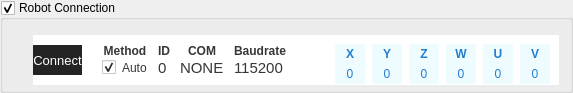
     <widget class="QGroupBox" name="groupRobotConnection">
      <property name="maximumSize">
       <size>
        <width>16777215</width>
        <height>80</height>
       </size>
      </property>
      <property name="title">
       <string>Robot Connection</string>
      </property>
      <property name="checkable">
       <bool>true</bool>
      </property>
      <layout class="QHBoxLayout" name="horizontalLayout_14">
       <property name="spacing">
        <number>0</number>
       </property>
       <property name="leftMargin">
        <number>30</number>
       </property>
       <property name="topMargin">
        <number>15</number>
       </property>
       <property name="bottomMargin">
        <number>5</number>
       </property>
       <item>
        <widget class="QFrame" name="frameRobotConnection">
         <property name="maximumSize">
          <size>
           <width>16777215</width>
           <height>50</height>
          </size>
         </property>
         <property name="font">
          <font>
           <weight>50</weight>
           <italic>false</italic>
           <bold>false</bold>
           <kerning>true</kerning>
          </font>
         </property>
         <property name="styleSheet">
          <string notr="true">background-color: rgb(255, 255, 255);
color: rgb(54, 54, 54);
border: none;</string>
         </property>
         <property name="frameShape">
          <enum>QFrame::StyledPanel</enum>
         </property>
         <property name="frameShadow">
          <enum>QFrame::Raised</enum>
         </property>
         <layout class="QHBoxLayout" name="horizontalLayout_13">
          <property name="spacing">
           <number>0</number>
          </property>
          <property name="leftMargin">
           <number>0</number>
          </property>
          <property name="topMargin">
           <number>0</number>
          </property>
          <property name="rightMargin">
           <number>0</number>
          </property>
          <property name="bottomMargin">
           <number>0</number>
          </property>
          <item>
           <layout class="QVBoxLayout" name="verticalLayout_12">
            <item>
             <widget class="QPushButton" name="pbConnect">
              <property name="minimumSize">
               <size>
                <width>0</width>
                <height>30</height>
               </size>
              </property>
              <property name="font">
               <font>
                <pointsize>10</pointsize>
                <weight>50</weight>
                <bold>false</bold>
               </font>
              </property>
              <property name="styleSheet">
               <string notr="true">QPushButton
{
	background-color: rgb(36, 36, 36);
	color: rgb(255, 255, 255);
	border: none;
}
QPushButton:hover
{
	
	background-color: rgb(129, 129, 129);
}
QPushButton:pressed
{
	background-color: rgb(41, 155, 255);
}
</string>
              </property>
              <property name="text">
               <string>Connect</string>
              </property>
              <property name="icon">
               <iconset>
                <normaloff>C:/Users/Admin/.designer/backup/icon/disconnected.png</normaloff>
                <normalon>C:/Users/Admin/.designer/backup/icon/connected.png</normalon>C:/Users/Admin/.designer/backup/icon/disconnected.png</iconset>
              </property>
              <property name="iconSize">
               <size>
                <width>30</width>
                <height>20</height>
               </size>
              </property>
             </widget>
            </item>
           </layout>
          </item>
          <item>
           <layout class="QVBoxLayout" name="verticalLayout_11"/>
          </item>
          <item>
           <widget class="QFrame" name="fConnectionInfo">
            <property name="styleSheet">
             <string notr="true"/>
            </property>
            <layout class="QGridLayout" name="gridLayout_17">
             <property name="leftMargin">
              <number>20</number>
             </property>
             <property name="horizontalSpacing">
              <number>10</number>
             </property>
             <property name="verticalSpacing">
              <number>2</number>
             </property>
             <item row="0" column="1">
              <widget class="QLabel" name="label_6">
               <property name="font">
                <font>
                 <weight>75</weight>
                 <bold>true</bold>
                </font>
               </property>
               <property name="text">
                <string>ID</string>
               </property>
               <property name="alignment">
                <set>Qt::AlignCenter</set>
               </property>
              </widget>
             </item>
             <item row="0" column="0">
              <widget class="QLabel" name="label_64">
               <property name="font">
                <font>
                 <weight>75</weight>
                 <bold>true</bold>
                </font>
               </property>
               <property name="text">
                <string>Method</string>
               </property>
               <property name="alignment">
                <set>Qt::AlignCenter</set>
               </property>
              </widget>
             </item>
             <item row="0" column="3">
              <widget class="QLabel" name="label_65">
               <property name="font">
                <font>
                 <weight>75</weight>
                 <bold>true</bold>
                </font>
               </property>
               <property name="text">
                <string>Baudrate</string>
               </property>
               <property name="alignment">
                <set>Qt::AlignCenter</set>
               </property>
              </widget>
             </item>
             <item row="0" column="2">
              <widget class="QLabel" name="label_10">
               <property name="font">
                <font>
                 <weight>75</weight>
                 <bold>true</bold>
                </font>
               </property>
               <property name="text">
                <string>COM</string>
               </property>
               <property name="alignment">
                <set>Qt::AlignCenter</set>
               </property>
              </widget>
             </item>
             <item row="2" column="3">
              <widget class="QLabel" name="lbBaudrate">
               <property name="font">
                <font>
                 <pointsize>11</pointsize>
                </font>
               </property>
               <property name="styleSheet">
                <string notr="true"/>
               </property>
               <property name="text">
                <string>115200</string>
               </property>
              </widget>
             </item>
             <item row="2" column="2">
              <widget class="QLabel" name="lbComName">
               <property name="font">
                <font>
                 <pointsize>11</pointsize>
                </font>
               </property>
               <property name="styleSheet">
                <string notr="true"/>
               </property>
               <property name="text">
                <string>NONE</string>
               </property>
              </widget>
             </item>
             <item row="2" column="0">
              <widget class="QCheckBox" name="cbAutoConnect">
               <property name="styleSheet">
                <string notr="true"/>
               </property>
               <property name="text">
                <string>Auto</string>
               </property>
               <property name="checked">
                <bool>true</bool>
               </property>
              </widget>
             </item>
             <item row="2" column="1">
              <widget class="QLabel" name="lbID">
               <property name="font">
                <font>
                 <pointsize>11</pointsize>
                </font>
               </property>
               <property name="styleSheet">
                <string notr="true"/>
               </property>
               <property name="text">
                <string>0</string>
               </property>
              </widget>
             </item>
            </layout>
           </widget>
          </item>
          <item>
           <spacer name="horizontalSpacer_4">
            <property name="orientation">
             <enum>Qt::Horizontal</enum>
            </property>
            <property name="sizeHint" stdset="0">
             <size>
              <width>40</width>
              <height>20</height>
             </size>
            </property>
           </spacer>
          </item>
          <item>
           <widget class="QFrame" name="fRobotPosition">
            <property name="minimumSize">
             <size>
              <width>0</width>
              <height>0</height>
             </size>
            </property>
            <property name="styleSheet">
             <string notr="true">QLabel
{	
	background-color: rgb(239, 252, 255);
	color: rgb(33, 125, 206)
}</string>
            </property>
            <layout class="QGridLayout" name="gridLayout_19">
             <property name="leftMargin">
              <number>0</number>
             </property>
             <property name="spacing">
              <number>7</number>
             </property>
             <item row="0" column="4">
              <widget class="QLabel" name="label_92">
               <property name="minimumSize">
                <size>
                 <width>0</width>
                 <height>20</height>
                </size>
               </property>
               <property name="font">
                <font>
                 <weight>75</weight>
                 <bold>true</bold>
                </font>
               </property>
               <property name="text">
                <string>U</string>
               </property>
               <property name="alignment">
                <set>Qt::AlignCenter</set>
               </property>
              </widget>
             </item>
             <item row="0" column="0">
              <widget class="QLabel" name="label_84">
               <property name="minimumSize">
                <size>
                 <width>0</width>
                 <height>20</height>
                </size>
               </property>
               <property name="font">
                <font>
                 <weight>75</weight>
                 <bold>true</bold>
                </font>
               </property>
               <property name="text">
                <string>X</string>
               </property>
               <property name="alignment">
                <set>Qt::AlignCenter</set>
               </property>
              </widget>
             </item>
             <item row="0" column="3">
              <widget class="QLabel" name="label_90">
               <property name="minimumSize">
                <size>
                 <width>0</width>
                 <height>20</height>
                </size>
               </property>
               <property name="font">
                <font>
                 <weight>75</weight>
                 <bold>true</bold>
                </font>
               </property>
               <property name="text">
                <string>W</string>
               </property>
               <property name="alignment">
                <set>Qt::AlignCenter</set>
               </property>
              </widget>
             </item>
             <item row="0" column="5">
              <widget class="QLabel" name="label_94">
               <property name="minimumSize">
                <size>
                 <width>0</width>
                 <height>20</height>
                </size>
               </property>
               <property name="font">
                <font>
                 <weight>75</weight>
                 <bold>true</bold>
                </font>
               </property>
               <property name="text">
                <string>V</string>
               </property>
               <property name="alignment">
                <set>Qt::AlignCenter</set>
               </property>
              </widget>
             </item>
             <item row="0" column="2">
              <widget class="QLabel" name="label_88">
               <property name="minimumSize">
                <size>
                 <width>0</width>
                 <height>20</height>
                </size>
               </property>
               <property name="font">
                <font>
                 <weight>75</weight>
                 <bold>true</bold>
                </font>
               </property>
               <property name="text">
                <string>Z</string>
               </property>
               <property name="alignment">
                <set>Qt::AlignCenter</set>
               </property>
              </widget>
             </item>
             <item row="0" column="1">
              <widget class="QLabel" name="label_86">
               <property name="minimumSize">
                <size>
                 <width>0</width>
                 <height>20</height>
                </size>
               </property>
               <property name="font">
                <font>
                 <weight>75</weight>
                 <bold>true</bold>
                </font>
               </property>
               <property name="text">
                <string>Y</string>
               </property>
               <property name="alignment">
                <set>Qt::AlignCenter</set>
               </property>
              </widget>
             </item>
             <item row="1" column="0">
              <widget class="QLabel" name="lbX">
               <property name="minimumSize">
                <size>
                 <width>30</width>
                 <height>20</height>
                </size>
               </property>
               <property name="text">
                <string>0</string>
               </property>
               <property name="alignment">
                <set>Qt::AlignCenter</set>
               </property>
              </widget>
             </item>
             <item row="1" column="1">
              <widget class="QLabel" name="lbY">
               <property name="minimumSize">
                <size>
                 <width>30</width>
                 <height>20</height>
                </size>
               </property>
               <property name="text">
                <string>0</string>
               </property>
               <property name="alignment">
                <set>Qt::AlignCenter</set>
               </property>
              </widget>
             </item>
             <item row="1" column="2">
              <widget class="QLabel" name="lbZ">
               <property name="minimumSize">
                <size>
                 <width>30</width>
                 <height>20</height>
                </size>
               </property>
               <property name="text">
                <string>0</string>
               </property>
               <property name="alignment">
                <set>Qt::AlignCenter</set>
               </property>
              </widget>
             </item>
             <item row="1" column="3">
              <widget class="QLabel" name="lbW">
               <property name="minimumSize">
                <size>
                 <width>30</width>
                 <height>20</height>
                </size>
               </property>
               <property name="text">
                <string>0</string>
               </property>
               <property name="alignment">
                <set>Qt::AlignCenter</set>
               </property>
              </widget>
             </item>
             <item row="1" column="4">
              <widget class="QLabel" name="lbU">
               <property name="minimumSize">
                <size>
                 <width>30</width>
                 <height>20</height>
                </size>
               </property>
               <property name="text">
                <string>0</string>
               </property>
               <property name="alignment">
                <set>Qt::AlignCenter</set>
               </property>
              </widget>
             </item>
             <item row="1" column="5">
              <widget class="QLabel" name="lbV">
               <property name="minimumSize">
                <size>
                 <width>30</width>
                 <height>20</height>
                </size>
               </property>
               <property name="text">
                <string>0</string>
               </property>
               <property name="alignment">
                <set>Qt::AlignCenter</set>
               </property>
              </widget>
             </item>
            </layout>
           </widget>
          </item>
         </layout>
        </widget>
       </item>
      </layout>
     </widget>
